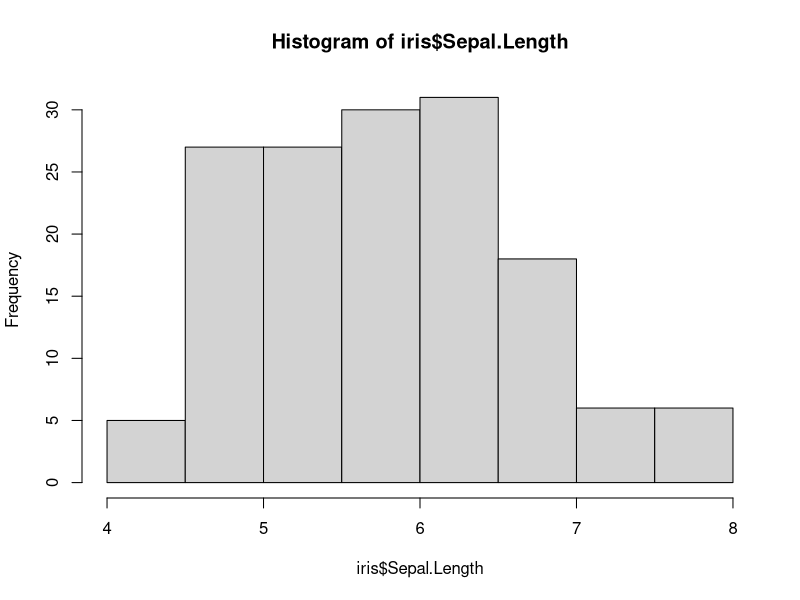
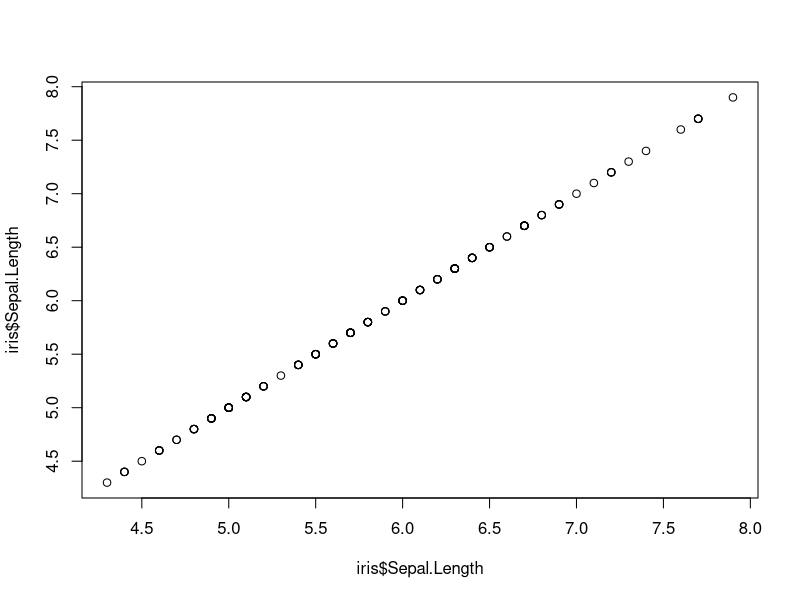

Write R code to recreate these figures, in order.
## ---- chunk 1
knitr::opts_chunk$set(echo = TRUE)
## ---- chunk 2
str(iris)
summary(iris)
## ---- chunk 3
median(iris$Petal.Width)
## ---- chunk 4
hist(iris$Sepal.Length)
## ---- chunk 5
plot(iris$Sepal.Length,iris$Sepal.Length)
